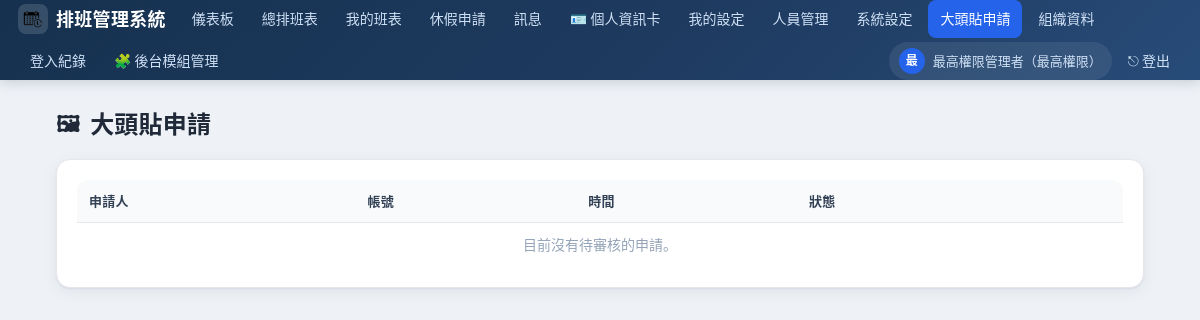
The page /avatar-requests (signed in) on the database its author committed.
### tables this page shows
CREATE TABLE settings (
    key TEXT PRIMARY KEY,
    value TEXT
);

### app.py (the view)
@app.route("/avatar-requests")
@login_required(("admin", "superadmin"))
def avatar_requests():
    db = get_db()
    reqs = db.execute(
        """SELECT a.*, u.full_name, u.username FROM avatar_requests a
           JOIN users u ON u.id=a.user_id
           WHERE a.status='pending' ORDER BY a.id DESC""").fetchall()
    db.close()
    return render_template("avatar_requests.html", reqs=reqs)

### app.py (called while the page is built)
def login_required(role=None):
    def deco(fn):
        @wraps(fn)
        def wrapper(*a, **kw):
            if "user_id" not in session:
                return redirect(url_for("login"))
            if role:
                allowed = role if isinstance(role, (list, tuple)) else [role]
                if session.get("role") not in allowed:
                    flash(t("need_admin", session.get("lang", "zh")), "warning")
                    return redirect(url_for("index"))
            return fn(*a, **kw)
        return wrapper
    return deco

@app.before_request
def _ensure_db():
    if not hasattr(app, "_db_ready"):
        init_db()
        app._db_ready = True

### i18n.py (called while the page is built)
def t(key, lang="zh"):
    entry = I18N.get(key)
    if not entry:
        return key
    return entry.get(lang) or entry.get("zh") or key

### models.py (called while the page is built)
def get_db():
    conn = sqlite3.connect(DB_PATH)
    conn.row_factory = sqlite3.Row
    conn.execute("PRAGMA foreign_keys = ON")
    return conn

def get_setting(key, default=None):
    conn = get_db()
    row = conn.execute("SELECT value FROM settings WHERE key=?", (key,)).fetchone()
    conn.close()
    return row["value"] if row else default

def get_module_names():
    result = {}
    for key, default in MODULE_LABELS.items():
        result[key] = get_setting("module_name:" + key, default)
    return result

### templates/avatar_requests.html
{% extends "base.html" %}
{% block content %}
<div class="page-head"><h1><span class="ico">🖼</span>{{ T('avatar_requests') }}</h1></div>
<div class="card">
  <div class="table-wrap">
  <table>
    <thead><tr>
      <th>{{ T('avatar_req_from') }}</th><th>{{ T('username') }}</th>
      <th>{{ T('msg_time') }}</th><th>{{ T('status') }}</th><th></th>
    </tr></thead>
    <tbody>
    {% for r in reqs %}
    <tr>
      <td><a href="{{ url_for('profile', uid=r.user_id) }}">{{ r.full_name }}</a></td>
      <td>{{ r.username }}</td>
      <td style="white-space:nowrap;">{{ r.created_at }}</td>
      <td><span class="badge" style="background:#f59e0b">{{ T('avatar_pending') }}</span></td>
      <td style="white-space:nowrap;">
        <a class="btn btn-sm btn-green" href="{{ url_for('avatar_review', rid=r.id, decision='approve') }}">✔ {{ T('avatar_approve') }}</a>
        <a class="btn btn-sm btn-red" href="{{ url_for('avatar_review', rid=r.id, decision='reject') }}">✕ {{ T('avatar_reject') }}</a>
      </td>
    </tr>
    {% else %}
    <tr><td colspan="5" style="text-align:center;color:#94a3b8;">{{ T('avatar_no_requests') }}</td></tr>
    {% endfor %}
    </tbody>
  </table>
  </div>
</div>
{% endblock %}

### templates/base.html (shortened to what this page needs)
<!doctype html>
<html lang="{{ lang }}">
<head>
</head>
<body>
  <nav>
    <span class="brand"><span class="logo"><img src="{{ url_for('static', filename='favicon.png') }}" alt="" style="width:22px;height:22px;object-fit:contain;"></span>{{ site_name }}</span>
    {% set ep = request.endpoint or '' %}
    <a class="navlink {{ 'active' if ep=='index' }}" href="{{ url_for('index') }}">{{ module_names['nav_dashboard'] }}</a>
    <a class="navlink {{ 'active' if ep=='schedule' }}" href="{{ url_for('schedule') }}">{{ module_names['nav_schedule'] }}</a>
    <a class="navlink {{ 'active' if ep=='my_schedule' }}" href="{{ url_for('my_schedule') }}">{{ module_names['nav_mine'] }}</a>
    <a class="navlink {{ 'active' if ep in ('leave','leave_apply','leave_review') }}" href="{{ url_for('leave') }}">{{ module_names['nav_leave'] }}</a>
    <a class="navlink {{ 'active' if ep in ('messages','messages_send','messages_read') }}" href="{{ url_for('messages') }}">{{ module_names['nav_messages'] }}{% if unread_count %}<span class="badge">{{ unread_count }}</span>{% endif %}</a>
    <a class="navlink {{ 'active' if ep in ('profile',) }}" href="{{ url_for('profile') }}">🪪 {{ module_names['nav_profile'] }}</a>
    <a class="navlink {{ 'active' if ep=='my_settings' }}" href="{{ url_for('my_settings') }}">{{ module_names['nav_my_settings'] }}</a>
    {% if is_admin %}
      <a class="navlink {{ 'active' if ep in ('users','users_add','users_toggle','users_reset_pw','users_set_role') }}" href="{{ url_for('users') }}">{{ module_names['nav_users'] }}</a>
      <a class="navlink {{ 'active' if ep=='settings' }}" href="{{ url_for('settings') }}">{{ module_names['nav_settings'] }}</a>
      <a class="navlink {{ 'active' if ep in ('avatar_requests','avatar_review') }}" href="{{ url_for('avatar_requests') }}">{{ T('avatar_requests') }}</a>
    {% endif %}
    {% if is_super %}
      <a class="navlink {{ 'active' if ep in ('org','org_add','org_delete') }}" href="{{ url_for('org') }}">{{ T('org_data') }}</a>
      <a class="navlink {{ 'active' if ep=='login_logs' }}" href="{{ url_for('login_logs') }}">{{ module_names['nav_logs'] }}</a>
      <a class="navlink {{ 'active' if ep in ('admin_modules',) }}" href="{{ url_for('admin_modules') }}">🧩 {{ T('nav_modules') }}</a>
    {% endif %}
    <a class="who" href="{{ url_for('profile') }}" title="{{ T('profile') }}">
      <span class="avatar">{{ (session.get('full_name') or '?')[0] }}</span>
      <span class="who-name">{{ session.get('full_name') }}（{{ T('role_super') if session.get('role')=='superadmin' else (T('role_admin') if session.get('role')=='admin' else T('role_staff')) }}）</span>
    </a>
    <a class="logout" href="{{ url_for('logout') }}">⎋ {{ T('nav_logout') }}</a>
  </nav>
  <div class="container">
    {% block content %}{% endblock %}
  </div>
</body>
</html>

### templates/base.html (style rules this page uses)
:root { --primary:#1e3a5f; --primary-2:#2d4a73; --accent:#2563eb; --accent-2:#1d4ed8; --bg:#eef2f7; --surface:#ffffff; --text:#1f2937; --muted:#6b7280; --border:#e5e7eb; --radius:14px; --radius-sm:9px; --shadow:0 1px 2px rgba(16,24,40,.06), 0 4px 16px rgba(16,24,40,.06); --shadow-hover:0 4px 8px rgba(16,24,40,.08), 0 12px 28px rgba(16,24,40,.10); --green:#16a34a; --red:#dc2626; --amber:#f59e0b; --gray:#6b7280; }
* { box-sizing:border-box; }
html { -webkit-text-size-adjust:100%; }
body { font-family:"Noto Sans CJK TC","Noto Sans JP","PingFang TC","Hiragino Sans", "Microsoft JhengHei",sans-serif; margin:0; background:var(--bg); color:var(--text); font-size:15px; line-height:1.55; -webkit-font-smoothing:antialiased; }
a { color:var(--accent); }
nav { background:linear-gradient(135deg,#16314f 0%,#1e3a5f 55%,#274b78 100%); color:#fff; padding:0 18px; display:flex; align-items:center; gap:4px; flex-wrap:wrap; min-height:58px; position:sticky; top:0; z-index:50; box-shadow:0 2px 12px rgba(16,24,40,.18); }
nav .brand { font-size:18px; font-weight:800; letter-spacing:.3px; display:flex; align-items:center; gap:8px; margin-right:10px; white-space:nowrap; }
nav .brand .logo { display:inline-flex; align-items:center; justify-content:center; width:30px; height:30px; border-radius:8px; background:rgba(255,255,255,.14); font-size:16px; }
nav a.navlink { color:#cfe0f5; text-decoration:none; padding:8px 12px; border-radius:8px; font-size:14px; font-weight:500; transition:background .15s, color .15s; white-space:nowrap; }
nav a.navlink.active { background:var(--accent); color:#fff; }
nav .who { font-size:13px; color:#cfe0f5; display:flex; align-items:center; gap:8px; padding:6px 10px; border-radius:999px; text-decoration:none; background:rgba(255,255,255,.08); }
nav .who .avatar { width:26px; height:26px; border-radius:50%; object-fit:cover; background:var(--accent); color:#fff; display:inline-flex; align-items:center; justify-content:center; font-size:12px; font-weight:700; }
nav a.logout { color:#cfe0f5; text-decoration:none; padding:8px 12px; border-radius:8px; font-size:14px; transition:background .15s; }
.container { max-width:1120px; margin:24px auto; padding:0 16px; }
.page-head { display:flex; align-items:center; justify-content:space-between; gap:12px; flex-wrap:wrap; margin-bottom:18px; }
h1 { font-size:24px; font-weight:800; margin:0; letter-spacing:.2px; display:flex; align-items:center; gap:10px; }
h1 .ico { font-size:22px; }
.card { background:var(--surface); border:1px solid var(--border); border-radius:var(--radius); padding:20px; margin-bottom:18px; box-shadow:var(--shadow); transition:box-shadow .2s; }
.table-wrap { overflow-x:auto; -webkit-overflow-scrolling:touch; border-radius:10px; }
table { width:100%; border-collapse:collapse; min-width:520px; font-size:14px; }
th,td { padding:11px 12px; border-bottom:1px solid var(--border); text-align:left; }
th { background:#f8fafc; font-weight:700; color:#334155; white-space:nowrap; font-size:13px; text-transform:none; letter-spacing:.2px; }
tbody tr { transition:background .12s; }
tbody tr:last-child td { border-bottom:none; }

### rows shown on the page
settings: value "排班管理系統"
settings: nav_dashboard "儀表板"
settings: nav_schedule "總排班表"
settings: nav_mine "我的班表"
settings: nav_leave "休假申請"
settings: nav_messages "訊息"
settings: nav_profile "個人資訊卡"
settings: nav_my_settings "我的設定"
settings: nav_users "人員管理"
settings: nav_settings "系統設定"
settings: nav_logs "登入紀錄"

### other values the page prints
{{ T('avatar_requests') }} "大頭貼申請"
{{ T('org_data') }} "組織資料"
{{ T('nav_modules') }} "後台模組管理"
{{ (session.get('full_name') or '?')[0] }} "最"
{{ session.get('full_name') }} "最高權限管理者"
{{ T('nav_logout') }} "登出"
{{ T('avatar_req_from') }} "申請人"
{{ T('username') }} "帳號"
{{ T('msg_time') }} "時間"
{{ T('status') }} "狀態"
{{ T('avatar_no_requests') }} "目前沒有待審核的申請。"
